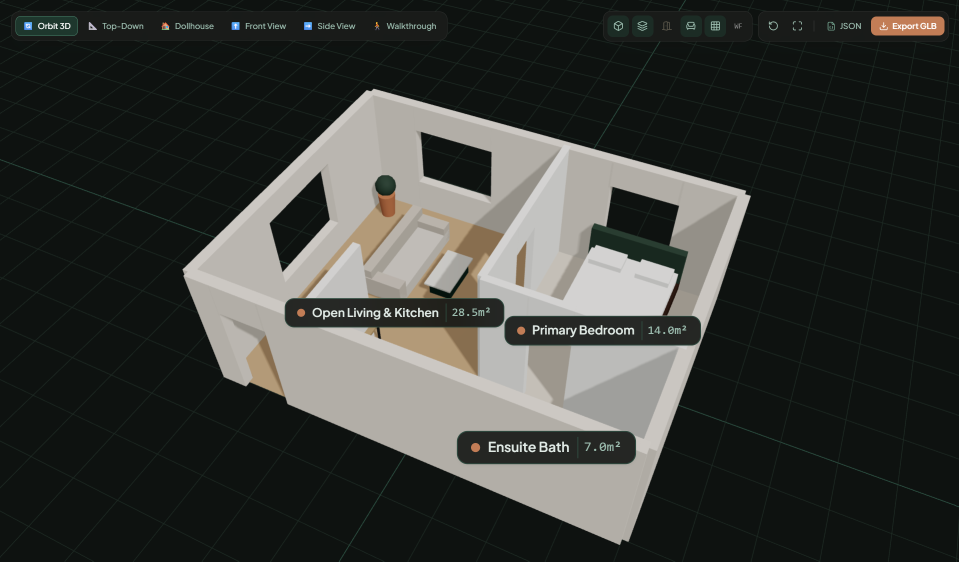
#> input picture assets/image.png, 1918 x 1123 px (shown at 1/2 size)
$ python -i preprocessing.py   (imports and definitions only)   (older library calls are emulated)
#> lines starting #> are read from the running program, lines starting #| are printed output that depends on the picture; after the words box and inside, x2 and y2 are one past the last pixel; in counts of white or black regions, pixels touching at a corner belong together
import math
import cv2
import numpy as np
from typing import Tuple, Dict, Any

def detect_image_quality(gray: np.ndarray) -> Dict[str, Any]:
  """
  Analyzes image quality metrics: blur (Laplacian variance), contrast (dynamic range),
  and background polarity (CAD inverted dark mode vs traditional paper).
  """
  # 1. Blur score via variance of Laplacian
  laplacian = cv2.Laplacian(gray, cv2.CV_64F)
  blur_var = float(laplacian.var())
  is_blurry = blur_var < 80.0

  # 2. Contrast and background polarity
  mean_val = float(np.mean(gray))
  p10 = float(np.percentile(gray, 10))
  p90 = float(np.percentile(gray, 90))
  contrast_ratio = (p90 - p10) / 255.0

  # Traditional paper blueprints have high mean (> 140, white paper with dark ink)
  # Dark-mode CAD files have low mean (< 110, black screen with white lines)
  is_inverted_cad = mean_val < 115.0

  return {
    "blurVariance": round(blur_var, 1),
    "blurScore": round(blur_var, 1),
    "isBlurry": is_blurry,
    "meanIntensity": round(mean_val, 1),
    "contrastRatio": round(contrast_ratio, 2),
    "contrastRange": round(p90 - p10, 1),
    "isInvertedCad": is_inverted_cad
  }

def detect_and_correct_skew(
  gray: np.ndarray,
  max_skew_deg: float = 12.0
) -> Tuple[np.ndarray, float]:
  """
  Detects dominant paper tilt or scanner skew angle within [-max_skew_deg, +max_skew_deg]
  using Hough transform angle histograms and applies affine deskewing.
  """
  h, w = gray.shape[:2]
  edges = cv2.Canny(gray, 50, 150)

  # Adaptive line length based on resolution
  min_line_len = max(35, int(min(h, w) * 0.05))
  lines = cv2.HoughLinesP(
    edges,
    rho=1,
    theta=np.pi / 180,
    threshold=max(40, int(min(h, w) * 0.06)),
    minLineLength=min_line_len,
    maxLineGap=12
  )

  if lines is None or len(lines) < 4:
    return gray, 0.0

  deviations = []
  for l in lines:
    x1, y1, x2, y2 = l[0]
    angle_rad = math.atan2(y2 - y1, x2 - x1)
    angle_deg = math.degrees(angle_rad)

    # Map to deviation from nearest orthogonal axis (0, 90, 180, -90)
    dev = ((angle_deg + 45.0) % 90.0) - 45.0
    if abs(dev) <= max_skew_deg:
      length = math.hypot(x2 - x1, y2 - y1)
      deviations.extend([dev] * max(1, int(length // 15)))

  if not deviations or len(deviations) < 4:
    return gray, 0.0

  skew_angle = float(np.median(deviations))

  # Only deskew if skew is perceptible (> 0.25 deg)
  if abs(skew_angle) > 0.25:
    center = (w / 2.0, h / 2.0)
    M = cv2.getRotationMatrix2D(center, skew_angle, 1.0)
    deskewed = cv2.warpAffine(
      gray,
      M,
      (w, h),
      flags=cv2.INTER_LINEAR,
      borderMode=cv2.BORDER_CONSTANT,
      borderValue=255
    )
    return deskewed, round(skew_angle, 2)

  return gray, 0.0

def suppress_text_and_dimension_clutter(
  binary_inv: np.ndarray,
  min_stroke_length: int = 35
) -> np.ndarray:
  """
  Separates solid architectural wall strokes from text annotations, dimension tick marks,
  and room title characters using connected component geometry and aspect ratio analysis.
  """
  num_labels, labels, stats, _ = cv2.connectedComponentsWithStats(binary_inv, connectivity=8)
  if num_labels <= 1:
    return binary_inv

  wall_mask = np.zeros_like(binary_inv)

  for i in range(1, num_labels):
    area = stats[i, cv2.CC_STAT_AREA]
    cw = stats[i, cv2.CC_STAT_WIDTH]
    ch = stats[i, cv2.CC_STAT_HEIGHT]

    # Dimension numbers and title letters have small bounding boxes (w < 32 and h < 32)
    # or small pixel areas with low elongation.
    is_small_glyph = (cw < 36 and ch < 36 and area < 420)
    # Isolated tiny speckles
    is_speckle = (area < 25)

    if not is_small_glyph and not is_speckle:
      wall_mask[labels == i] = 255

  # Ensure long strokes that may have had a break are preserved
  return wall_mask

def extract_morphological_skeleton(binary_walls: np.ndarray) -> np.ndarray:
  """
  Extracts 1-pixel wide centerline wall skeletons from thick wall strokes using standard
  morphological thinning. Guarantees 1 centerline per physical wall instead of dual Canny edges.
  """
  skel = np.zeros(binary_walls.shape, dtype=np.uint8)
  element = cv2.getStructuringElement(cv2.MORPH_CROSS, (3, 3))
  temp = binary_walls.copy()

  max_iters = 35
  for _ in range(max_iters):
    eroded = cv2.erode(temp, element)
    opened = cv2.dilate(eroded, element)
    diff = cv2.subtract(temp, opened)
    skel = cv2.bitwise_or(skel, diff)
    temp = eroded
    if cv2.countNonZero(temp) == 0:
      break

  return skel

def preprocess_floor_plan(image_bgr: np.ndarray) -> Dict[str, Any]:
  """
  Full architectural preprocessing pipeline:
    1. Grayscale & contrast standardization (handles inverted CAD files).
    2. Image quality diagnostics (blur, contrast).
    3. Automatic deskewing for paper/camera tilt.
    4. Bilateral edge-preserving denoising.
    5. Adaptive thresholding with resolution-aware block sizing.
    6. Text and dimension annotation suppression.
    7. Centerline morphological skeleton extraction.
  """
  h, w = image_bgr.shape[:2]

  # 1. Grayscale conversion
  if len(image_bgr.shape) == 3:
    gray = cv2.cvtColor(image_bgr, cv2.COLOR_BGR2GRAY)
  else:
    gray = image_bgr.copy()

  # 2. Quality diagnostics & background polarity
  quality = detect_image_quality(gray)
  if quality["isInvertedCad"]:
    gray = cv2.bitwise_not(gray)

  # 3. Deskewing
  gray_deskewed, skew_angle = detect_and_correct_skew(gray)

  # 4. Bilateral filtering for scanner noise & paper texture smoothing
  denoised = cv2.bilateralFilter(gray_deskewed, d=7, sigmaColor=45, sigmaSpace=45)

  # 5. Adaptive thresholding with resolution-aware block size
  block_size = int(max(15, min(35, (min(h, w) // 50) | 1))) # must be odd
  binary_inv = cv2.adaptiveThreshold(
    denoised,
    maxValue=255,
    adaptiveMethod=cv2.ADAPTIVE_THRESH_GAUSSIAN_C,
    thresholdType=cv2.THRESH_BINARY_INV,
    blockSize=block_size,
    C=7
  )

  # 6. Text and dimension clutter suppression
  clean_walls = suppress_text_and_dimension_clutter(binary_inv)

  # 7. Morphological closing to bridge microscopic ink gaps in strokes
  close_kernel = cv2.getStructuringElement(cv2.MORPH_RECT, (3, 3))
  walls_closed = cv2.morphologyEx(clean_walls, cv2.MORPH_CLOSE, close_kernel)

  # 8. Centerline skeleton extraction for single-line wall tracing
  wall_skeleton = extract_morphological_skeleton(walls_closed)

  return {
    "gray": gray_deskewed,
    "denoised": denoised,
    "binary": walls_closed,
    "skeleton": wall_skeleton,
    "skewAngle": skew_angle,
    "quality": quality,
    "height": h,
    "width": w
  }

>>> import cv2
>>> picture = cv2.imread('../../../assets/image.png')
#> picture is the input picture: shape (1123, 1918, 3); mean B, G, R 55.7, 59.4, 57.4
>>> result = preprocess_floor_plan(picture)
#> in detect_image_quality, `laplacian = cv2.Laplacian(gray, cv2.CV_64F)`:
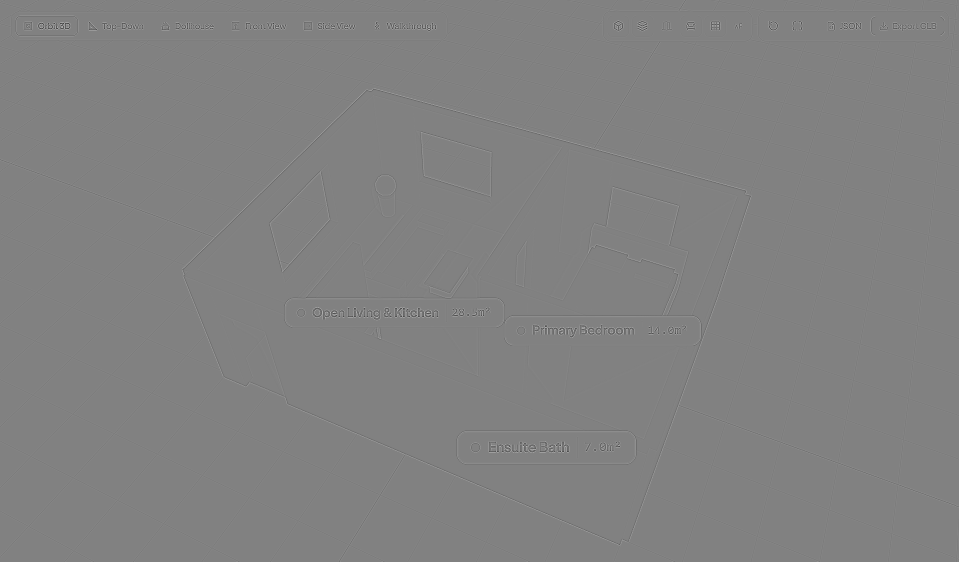
#> laplacian: shape (1123, 1918) float64 (shown at 1/2 size); min -422, max 409, mean 0; drawn with min black and max white
#> in detect_image_quality, `blur_var = float(laplacian.var())`: blur_var = 241.6
#> in detect_image_quality, `is_blurry = blur_var < 80.0`: is_blurry = False
#> in detect_image_quality, `mean_val = float(np.mean(gray))`: mean_val = 58.61
#> in detect_image_quality, `p10 = float(np.percentile(gray, 10))`: p10 = 17
#> in detect_image_quality, `p90 = float(np.percentile(gray, 90))`: p90 = 180
#> in detect_image_quality, `contrast_ratio = (p90 - p10) / 255.0`: contrast_ratio = 0.639
#> in detect_image_quality, `is_inverted_cad = mean_val < 115.0`: is_inverted_cad = True
#> in preprocess_floor_plan, `quality = detect_image_quality(gray)`: quality = {'blurVariance': 241.6, 'blurScore': 241.6, 'isBlurry': False, 'meanIntensity': 58.6, 'contrastRatio': 0.64, 'contrastRange': 163, 'isInvertedCad': True}
#> in preprocess_floor_plan, `gray = cv2.bitwise_not(gray)`:
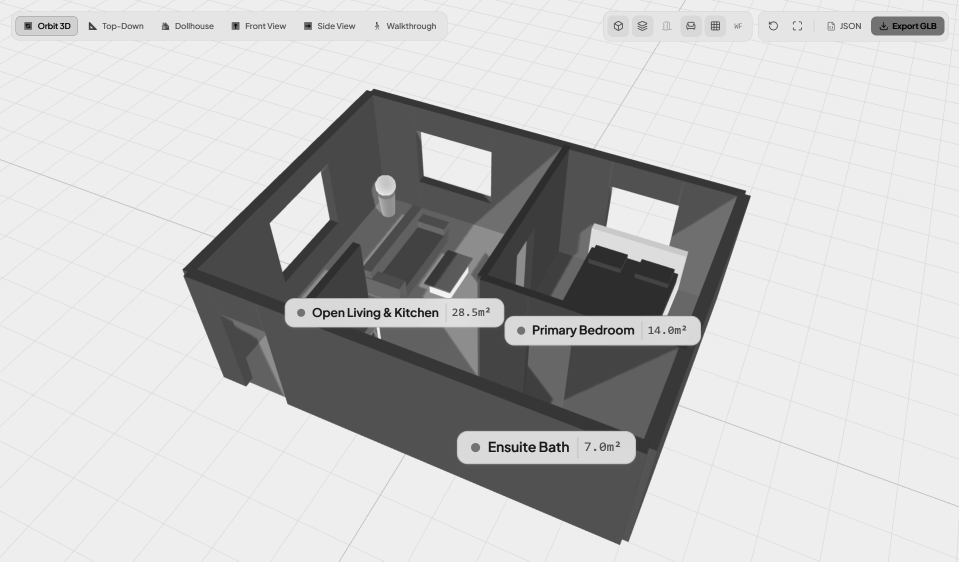
#> gray: shape (1123, 1918) (shown at 1/2 size); min 0, max 243, mean 196.4
#> in detect_and_correct_skew, `edges = cv2.Canny(gray, 50, 150)`:
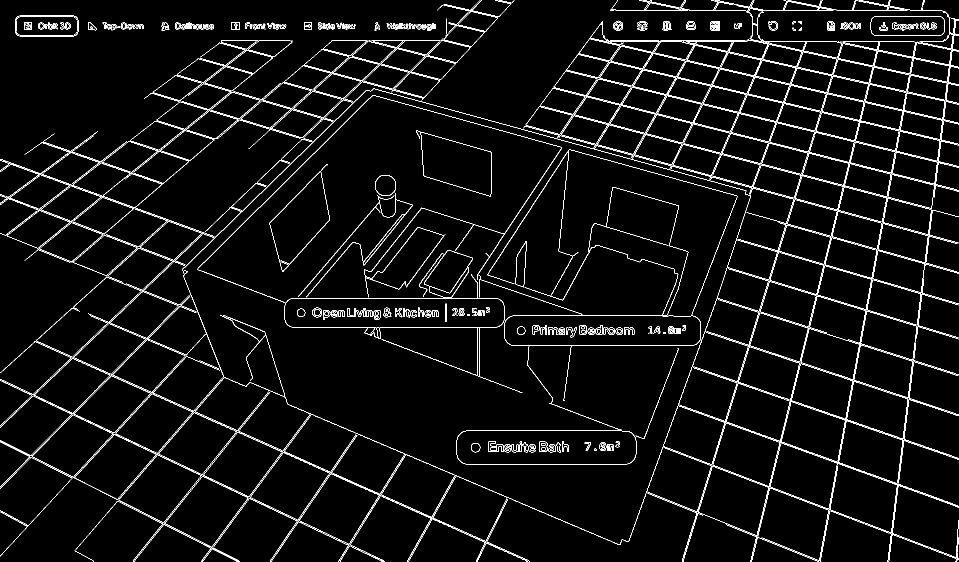
#> edges: shape (1123, 1918) (shown at 1/2 size); 4.1% white in thin lines or dots
#> in detect_and_correct_skew, `lines = cv2.HoughLinesP( edges, rho=1, theta=np.pi / 180, threshold=ma..`: lines = 462 rows, first 6: [888, 8, 997, 33], [69, 683, 1053, 1121], [83, 285, 324, 368], [1356, 811, 1764, 959], [574, 807, 1238, 1089], [1178, 77, 1917, 248]
#> the loop in detect_and_correct_skew, `for l in lines:` made 462 passes
#> (x1, y1, x2, y2, angle_rad, angle_deg, dev, length) on passes 8, 9, 13, 15, 20, 22, 23, 31, 33, 35, 37, 38: (663, 81, 896, 81, 0, 0, 0, 233), (1206, 83, 1491, 83, 0, 0, 0, 285), (1778, 1120, 1847, 557, -1.45, -83.01, 6.99, 567.2), (1776, 1119, 1909, 37, -1.45, -82.99, 7.01, 1090.1), (1220, 21, 1498, 21, 0, 0, 0, 278), (583, 654, 994, 654, 0, 0, 0, 411), (627, 631, 876, 631, 0, 0, 0, 249), (351, 56, 426, 56, 0, 0, 0, 75), (351, 55, 426, 55, 0, 0, 0, 75), (48, 49, 140, 49, 0, 0, 0, 92), (463, 57, 569, 57, 0, 0, 0, 106), (583, 596, 887, 596, 0, 0, 0, 304)
#> (x1, y1, x2, y2, angle_rad, angle_deg, dev) on passes 1 to 6: (888, 8, 997, 33, 0.225, 12.92, 12.92), (69, 683, 1053, 1121, 0.419, 23.99, 23.99), (83, 285, 324, 368, 0.332, 19, 19), (1356, 811, 1764, 959, 0.348, 19.94, 19.94), (574, 807, 1238, 1089, 0.402, 23.01, 23.01), (1178, 77, 1917, 248, 0.227, 13.03, 13.03)
#> in preprocess_floor_plan, `binary_inv = cv2.adaptiveThreshold( denoised, maxValue=255, adaptiveMe..`: binary_inv: shape (1123, 1918); 3.9% white; 436 white regions (263 under 20 px), largest, box (x1, y1, x2, y2) and area: (365, 178, 1502, 1090) 43118, (907, 810, 1284, 935) 5851, (832, 258, 990, 406) 3421
#> in suppress_text_and_dimension_clutter, `num_labels, labels, stats, _ = cv2.connectedComponentsWithStats(binary..`:
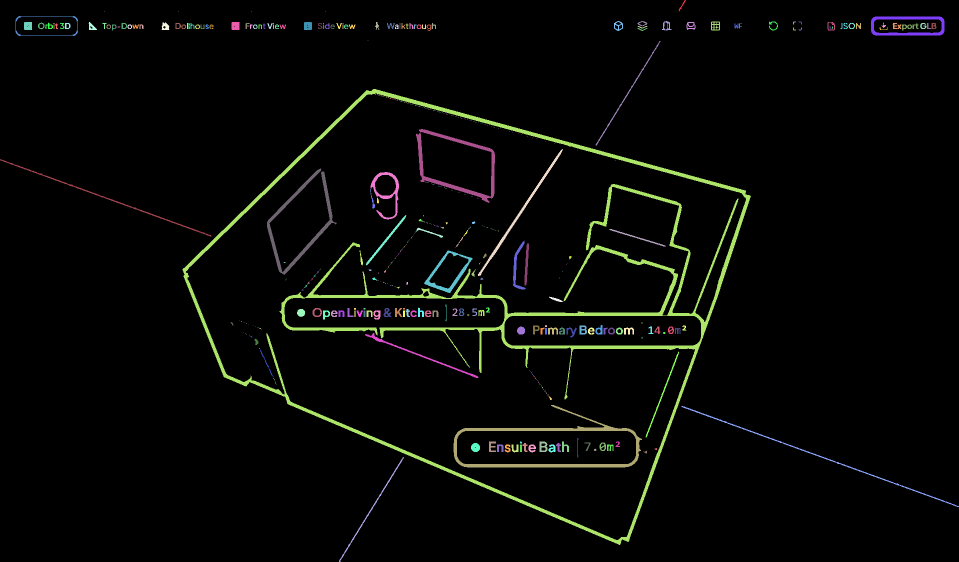
#> labels: shape (1123, 1918) int32 (shown at 1/2 size); 437 distinct labels, from 0 to 436; one colour per label, 0 black
#> after the loop in suppress_text_and_dimension_clutter, `for i in range(1, num_labels):`:
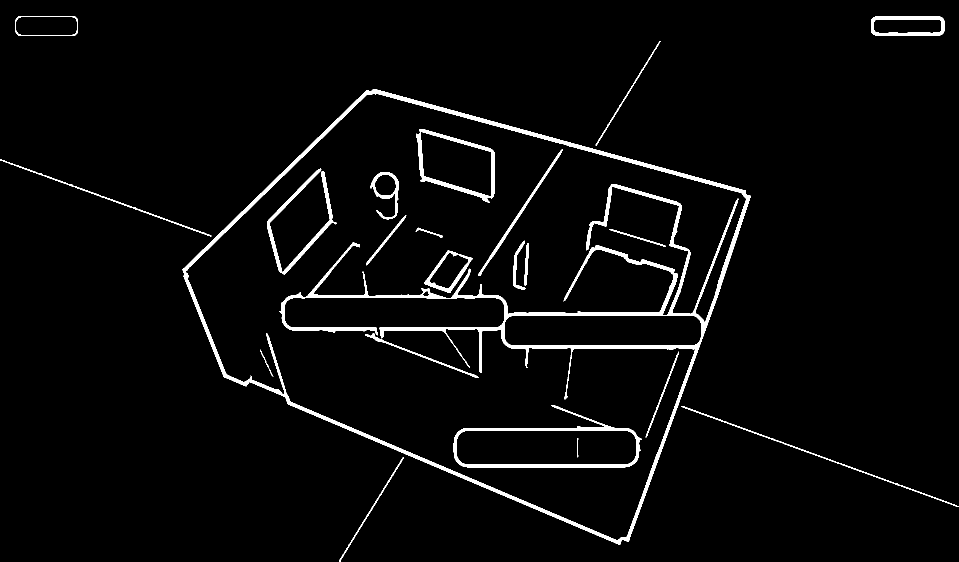
#> wall_mask: shape (1123, 1918) (shown at 1/2 size); 3.2% white; 22 white regions, largest, box (x1, y1, x2, y2) and area: (365, 178, 1502, 1090) 43118, (907, 810, 1284, 935) 5851, (832, 258, 990, 406) 3421
#> in preprocess_floor_plan, `walls_closed = cv2.morphologyEx(clean_walls, cv2.MORPH_CLOSE, close_ke..`: walls_closed: shape (1123, 1918); 3.2% white; 21 white regions, largest, box (x1, y1, x2, y2) and area: (365, 178, 1502, 1090) 44075, (907, 810, 1284, 935) 5854, (832, 258, 990, 406) 3423
#> the loop in extract_morphological_skeleton, `for _ in range(max_iters):` made 7 passes
#> pass 1, in extract_morphological_skeleton, `eroded = cv2.erode(temp, element)`:
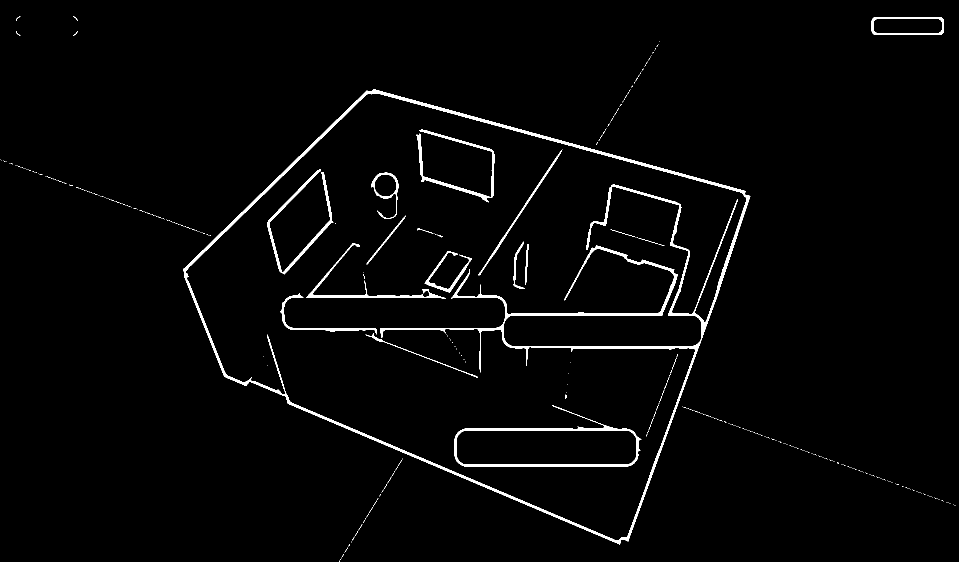
#> eroded: shape (1123, 1918) (shown at 1/2 size); 2.1% white; 412 white regions (392 under 20 px), largest, box (x1, y1, x2, y2) and area: (366, 179, 1501, 1089) 27350, (908, 811, 1283, 934) 3995, (535, 338, 667, 549) 2495
#> after the loop in extract_morphological_skeleton, `for _ in range(max_iters):`: eroded: shape (1123, 1918); every value is 0
#> after the loop in extract_morphological_skeleton, `for _ in range(max_iters):`:
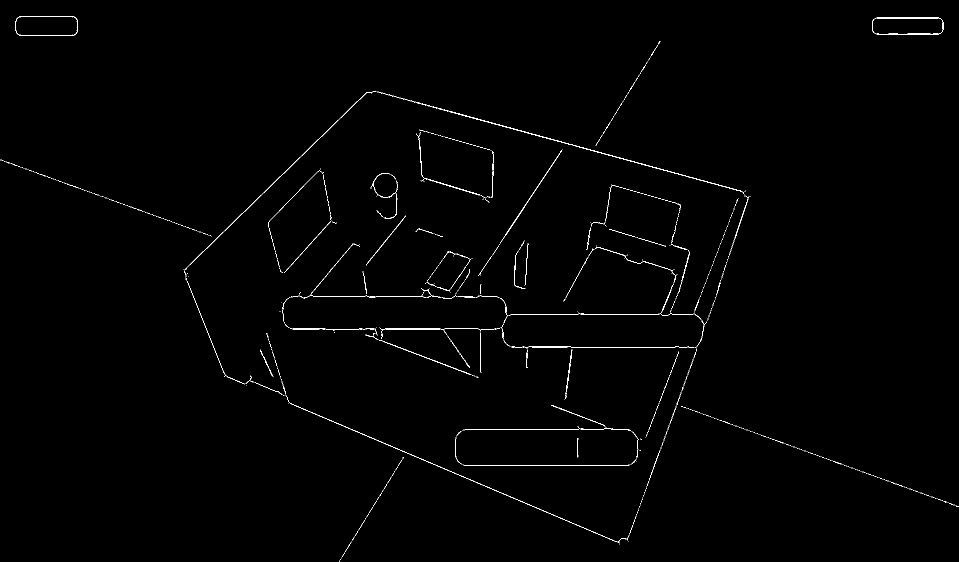
#> skel: shape (1123, 1918) (shown at 1/2 size); 0.71% white in thin lines or dots
